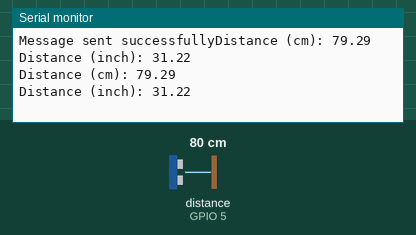
The sketch below on a simulated ESP32. On the bench: the last lines printed to the serial monitor. Wiring (inferred from the names in the program): ultrasonic range finder: trigger GPIO 18; echo GPIO 5. The test bench sets the inputs (shaded band); at power-on: distance to the obstacle (sensor on GPIO 5) 80 cm. The echo pulse lasts 58.3 µs per cm; WiFi joins after 1.5 s; servers stay silent unless stated; uploads are accepted with an empty reply.

Above: at 2.9 s.
3.0 s: distance to the obstacle (sensor on GPIO 5) set to 7 cm
At 4.3 s:
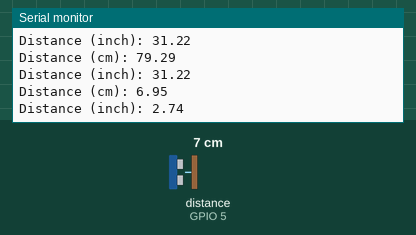
4.5 s: distance to the obstacle (sensor on GPIO 5) set to 4 cm
At 5.5 s:
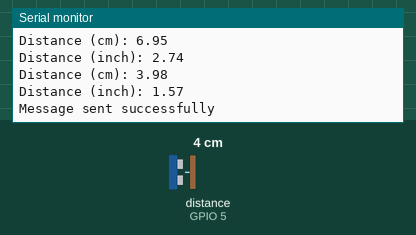
Timing chart, 0 to 7.5 s (numbered marks = the images above; inputs shaded):
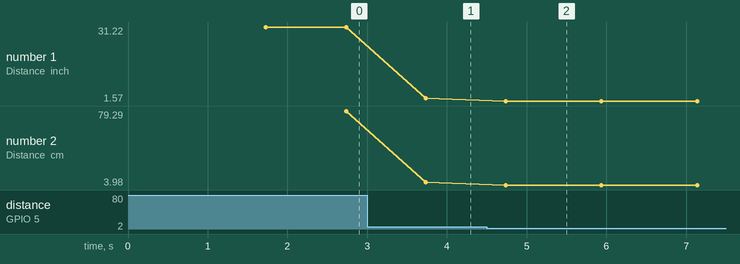

Measured:
- the behaviour switches between 6 and 5 cm on distance to the obstacle (sensor on GPIO 5) (found by bisection; images 1 and 2)
- after the input at 3.0 s, the serial monitor: prints a new line after 0.74 s (image 1)
- after the input at 4.5 s, the serial monitor: prints a new line after 0.24 s (image 2)
- plotted number 1: 31.22 → 2.74 after the input at 3.0 s, 2.74 → 1.57 after the input at 4.5 s
- plotted number 2: 79.29 → 6.95 after the input at 3.0 s, 6.95 → 3.98 after the input at 4.5 s

The sketch:

Whatsapp_Sensor.ino
```cpp
const int trigPin = 18;
const int echoPin = 5;

//define sound speed in cm/uS
#define SOUND_SPEED 0.034
#define CM_TO_INCH 0.393701

long duration;
float distanceCm;
float distanceInch;

// HTTP Request important variables
#include <WiFi.h>
#include <HTTPClient.h>
#include <UrlEncode.h>

const char* ssid = "";
const char* password = "";

// +international_country_code + phone number
// Portugal +351, example: +351912345678
String phoneNumber = "";
String apiKey = "";


void setup() {
  Serial.begin(9600);
  pinMode(trigPin, OUTPUT);
  pinMode(echoPin, INPUT);

  WiFi.begin(ssid, password);
  Serial.println("Connecting");
  Serial.println(WiFi.status());
  while(WiFi.status() != WL_CONNECTED) {
    delay(500);
    Serial.println("Connecting to Wi-Fi...");
  }
  Serial.println("");
  Serial.print("Connected to WiFi network with IP Address: ");
  Serial.println(WiFi.localIP());

  sendMessage("Hello from ESP32!");

}

void loop() {
  digitalWrite(trigPin, LOW);
  delayMicroseconds(2);

  digitalWrite(trigPin, HIGH);
  delayMicroseconds(10);
  digitalWrite(trigPin, LOW);

  duration = pulseIn(echoPin, HIGH);

  distanceCm = duration * SOUND_SPEED/2;
  distanceInch = distanceCm * CM_TO_INCH;

  // Prints the distance in the Serial Monitor
  Serial.print("Distance (cm): ");
  Serial.println(distanceCm);
  Serial.print("Distance (inch): ");
  Serial.println(distanceInch);

  if(distanceCm < 5){
    sendMessage("Distanz in cm: " + String(distanceCm));
  }

  delay(1000);
}

void sendMessage(String message){

  // Data to send with HTTP POST
  String url = apiKey + urlEncode(message) + "&apikey=";
  HTTPClient http;
  http.begin(url);

  // Specify content-type header
  http.addHeader("Content-Type", "application/x-www-form-urlencoded");

  // Send HTTP POST request
  int httpResponseCode = http.POST(url);
  if (httpResponseCode == 200){
    Serial.print("Message sent successfully");
  }
  else{
    Serial.println("Error sending the message");
    Serial.print("HTTP response code: ");
    Serial.println(httpResponseCode);
  }

  // Free resources
  http.end();
}
```
